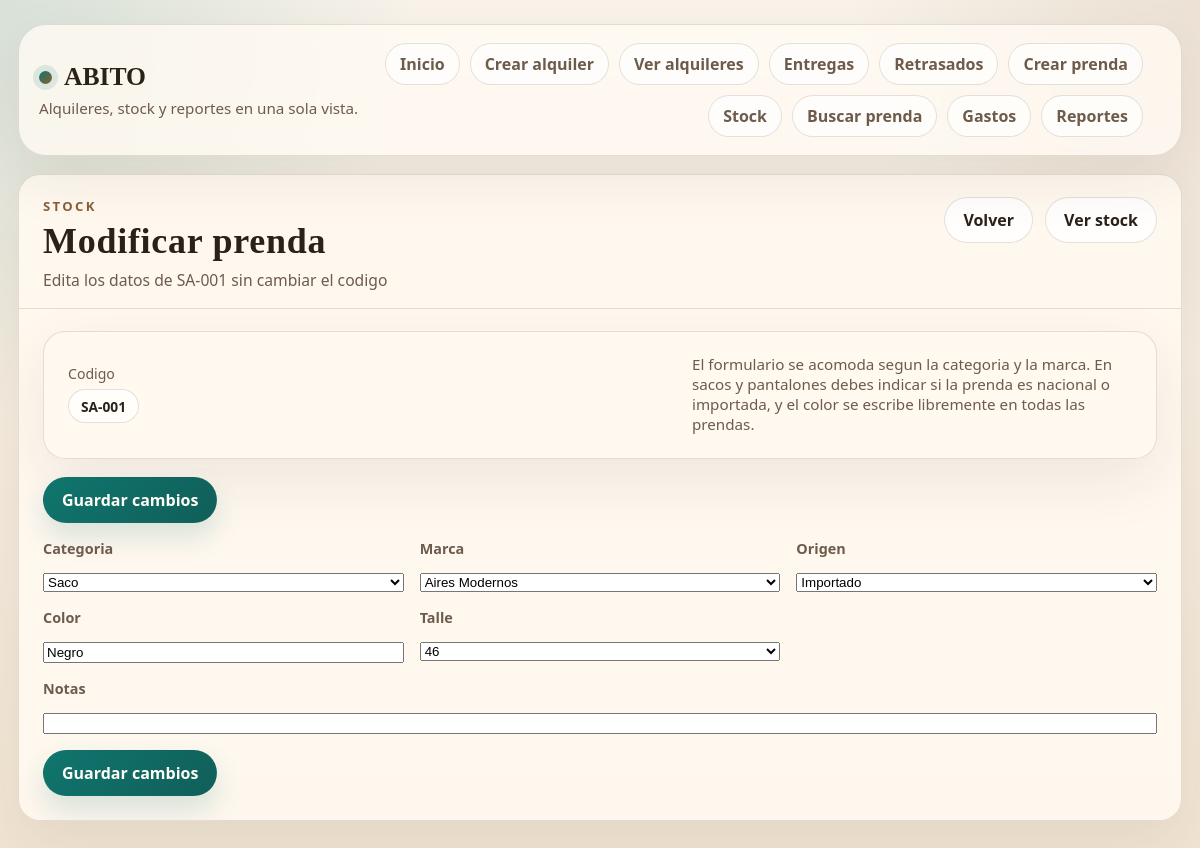
The page /prendas/stock/1/editar/ on the database its author committed.
### prendas/models.py (models this page shows, shortened)
class Prenda(models.Model):
    C_SACO = "SACO"
    C_PANTALON = "PANTALON"
    C_CAMISA = "CAMISA"
    C_CHALECO = "CHALECO"
    C_MONO = "MONO"
    C_CORBATA = "CORBATA"
    C_ZAPATOS = "ZAPATOS"
    C_CINTURON = "CINTURON"
    CATEGORIAS = [
        (C_SACO, "Saco"),
        (C_PANTALON, "Pantalón"),
        (C_CAMISA, "Camisa"),
        (C_CHALECO, "Chaleco"),
        (C_MONO, "Moño"),
        (C_CORBATA, "Corbata"),
        (C_ZAPATOS, "Zapatos"),
        (C_CINTURON, "Cinturón"),
    ]
    E_DISP = "DISPONIBLE"
    E_RES = "RESERVADO"
    E_ENT = "ENTREGADO"
    E_DAN = "DANADA"
    ESTADOS = [
        (E_DISP, "Disponible"),
        (E_RES, "Reservado"),
        (E_ENT, "Entregado"),
        (E_DAN, "Dañada"),
    ]
    O_NAC = "NACIONAL"
    O_IMP = "IMPORTADO"
    ORIGENES = [
        (O_NAC, "Nacional"),
        (O_IMP, "Importado"),
    ]
    codigo = models.CharField(max_length=10, unique=True, db_index=True)
    categoria = models.CharField(max_length=20, choices=CATEGORIAS)
    marca = models.CharField(max_length=40, blank=True, default="")
    color = models.CharField(max_length=40, blank=True, default="")
    talle = models.CharField(max_length=20, blank=True, default="")
    origen = models.CharField(max_length=20, choices=ORIGENES, blank=True, default="")
    estado = models.CharField(max_length=20, choices=ESTADOS, default=E_DISP)
    notas = models.CharField(max_length=200, blank=True, default="")
    creado_en = models.DateTimeField(auto_now_add=True)
    actualizado_en = models.DateTimeField(auto_now=True)
    class Meta:
        indexes = [
            models.Index(fields=["categoria", "estado"]),
            models.Index(fields=["origen"]),
            models.Index(fields=["marca"]),
            models.Index(fields=["color"]),
            models.Index(fields=["talle"]),
        ]

### prendas/views.py (the view)
# urls.py: path("stock/<int:pk>/editar/", views.editar_prenda, name="editar"),
def editar_prenda(request, pk):
    prenda = get_object_or_404(Prenda, pk=pk)
    if request.method == "POST":
        form = PrendaForm(request.POST, instance=prenda)
        if form.is_valid():
            form.save()
            messages.success(request, f"Prenda actualizada: {prenda.codigo}.")
            return redirect("prendas:stock")
        messages.error(request, "Revisa los campos marcados.")
    else:
        form = PrendaForm(instance=prenda)
    ctx = _prenda_form_context(
        form,
        titulo="Modificar prenda",
        subtitulo=f"Edita los datos de {prenda.codigo} sin cambiar el codigo",
        accion_label="Guardar cambios",
        cancel_url="prendas:stock",
        show_generate=False,
        codigo_preview=prenda.codigo,
        prenda=prenda,
    )
    return render(request, "prendas/crear.html", ctx)

### prendas/forms.py (called while the page is built)
def _norm(s: str) -> str:
    return (s or "").strip()

def _unique(seq):
    out = []
    for item in seq:
        if item not in out:
            out.append(item)
    return out

def _choices(options, placeholder, current=""):
    clean_current = _norm(current)
    base = list(options)
    if clean_current and clean_current not in base:
        base = [clean_current] + base
    return [("", placeholder)] + [(opt, opt) for opt in base]

def color_options_for(categoria: str):
    if categoria in {Prenda.C_ZAPATOS, Prenda.C_CINTURON}:
        return COLORES_ZAPATOS
    if categoria == Prenda.C_CHALECO:
        return COLORES_CHALECO
    if categoria in {Prenda.C_SACO, Prenda.C_PANTALON, Prenda.C_CAMISA}:
        return COLORES_TRAJE
    if categoria in {Prenda.C_MONO, Prenda.C_CORBATA}:
        return COLORES_GENERALES
    return []

def requiere_origen(categoria: str, marca: str) -> bool:
    return categoria in {Prenda.C_SACO, Prenda.C_PANTALON}

    def _bound_or_initial(self, name: str) -> str:
        if self.is_bound:
            return _norm(self.data.get(name, ""))
        if self.instance and self.instance.pk:
            return _norm(getattr(self.instance, name, ""))
        return _norm(self.initial.get(name, ""))

### prendas/views.py (called while the page is built)
def _prenda_form_context(form, *, titulo, subtitulo, accion_label, cancel_url, show_generate, codigo_preview=None, prenda=None):
    return {
        "form": form,
        "titulo": titulo,
        "subtitulo": subtitulo,
        "accion_label": accion_label,
        "cancel_url": cancel_url,
        "show_generate": show_generate,
        "codigo_preview": codigo_preview,
        "prenda": prenda,
        "prenda_lookups": _prenda_lookups(),
        "corbata_value": Prenda.C_CORBATA,
    }

### prendas/templates/prendas/crear.html (shortened to what this page needs)
{% extends "base.html" %}
{% block content %}
<section class="ab-card">
  <div class="ab-head">
    <div>
      <p class="ab-kicker">Stock</p>
      <h1 class="ab-title">{{ titulo }}</h1>
      <p class="ab-sub">{{ subtitulo }}</p>
    </div>
    <div class="ab-actions">
      <a class="ab-btn2" href="{% url cancel_url %}">Volver</a>
      <a class="ab-btn2" href="{% url 'prendas:stock' %}">Ver stock</a>
    </div>
  </div>
  <div class="ab-body">
    <div class="ab-card" style="border-radius: 22px; margin-bottom: 18px;">
      <div class="ab-body">
        <div class="ab-row" style="justify-content: space-between;">
          <div>
            <div class="ab-small">Codigo</div>
            <div class="ab-pill" style="margin-top: 6px;">
              {% if codigo_preview %}
                {{ codigo_preview }}
              {% elif prenda %}
                {{ prenda.codigo }}
              {% else %}
                Se genera automaticamente
              {% endif %}
            </div>
          </div>
          <p class="ab-note" style="max-width: 440px;">
            El formulario se acomoda segun la categoria y la marca. En sacos y pantalones debes indicar si la
            prenda es nacional o importada, y el color se escribe libremente en todas las prendas.
          </p>
        </div>
      </div>
    </div>
    <form method="post" id="prendaForm" class="ab-stack">
      <div class="ab-actions">
        {% if show_generate %}
          <button class="ab-btn2" type="submit" name="accion" value="generar">Ver codigo</button>
          <button class="ab-btn" type="submit" name="accion" value="confirmar">{{ accion_label }}</button>
        {% else %}
          <button class="ab-btn" type="submit">{{ accion_label }}</button>
        {% endif %}
      </div>
      <div class="ab-grid">
        <div class="col-4 ab-field">
          <label class="ab-lab" for="{{ form.categoria.id_for_label }}">Categoria</label>
          {{ form.categoria }}
        </div>
        <div class="col-4 ab-field">
          <label class="ab-lab" for="{{ form.marca.id_for_label }}">Marca</label>
          {{ form.marca }}
        </div>
        <div class="col-4 ab-field" id="origenField">
          <label class="ab-lab" for="{{ form.origen.id_for_label }}">Origen</label>
          {{ form.origen }}
        </div>
        <div class="col-4 ab-field">
          <label class="ab-lab" for="{{ form.color.id_for_label }}">Color</label>
          {{ form.color }}
        </div>
        <div class="col-4 ab-field">
          <label class="ab-lab" for="{{ form.talle.id_for_label }}">Talle</label>
          {{ form.talle }}
        </div>
        <div class="col-12 ab-field">
          <label class="ab-lab" for="{{ form.notas.id_for_label }}">Notas</label>
          {{ form.notas }}
        </div>
      </div>
      <div class="ab-actions">
        {% if show_generate %}
          <button class="ab-btn2" type="submit" name="accion" value="generar">Ver codigo</button>
          <button class="ab-btn" type="submit" name="accion" value="confirmar">{{ accion_label }}</button>
        {% else %}
          <button class="ab-btn" type="submit">{{ accion_label }}</button>
        {% endif %}
      </div>
    </form>
  </div>
</section>
{% endblock %}

### static/css/abito.css (style rules this page uses)
:root { --bg: #f6f0e5; --bg-soft: #efe4d2; --paper: rgba(255, 251, 245, 0.88); --card: rgba(255, 249, 240, 0.93); --card-strong: #fffdf8; --ink: #2a2119; --muted: #6d5b4c; --line: rgba(109, 91, 76, 0.18); --line-strong: rgba(109, 91, 76, 0.34); --accent: #0f766e; --accent-strong: #115e59; --accent-soft: rgba(15, 118, 110, 0.12); --secondary: #8b5e34; --secondary-soft: rgba(139, 94, 52, 0.1); --danger: #b42318; --danger-soft: rgba(180, 35, 24, 0.09); --warn: #b77a18; --shadow: 0 22px 60px rgba(57, 41, 24, 0.08); --radius-xl: 28px; --radius-lg: 22px; --radius-md: 16px; --radius-sm: 12px; }
* { box-sizing: border-box; }
html { scroll-behavior: smooth; }
body { margin: 0; min-height: 100vh; color: var(--ink); font-family: "Trebuchet MS", "Segoe UI", sans-serif; background: radial-gradient(circle at top left, rgba(15, 118, 110, 0.14), transparent 28%), radial-gradient(circle at top right, rgba(139, 94, 52, 0.12), transparent 24%), linear-gradient(180deg, #f9f3ea 0%, #f1e4d2 100%); }
a { color: inherit; }
h1, h2, h3, h4 { margin: 0; font-family: Georgia, "Times New Roman", serif; letter-spacing: 0.02em; }
.ab-card { border: 1px solid var(--line); border-radius: var(--radius-lg); background: var(--card); box-shadow: var(--shadow); overflow: hidden; }
.ab-head { display: flex; justify-content: space-between; gap: 18px; align-items: flex-start; padding: 22px 24px 16px; border-bottom: 1px solid var(--line); }
.ab-title { font-size: clamp(1.7rem, 3vw, 2.35rem); line-height: 1.05; }
.ab-sub { margin: 8px 0 0; color: var(--muted); font-size: 0.98rem; line-height: 1.45; }
.ab-kicker { margin: 0 0 8px; color: var(--secondary); font-size: 0.82rem; font-weight: 800; letter-spacing: 0.18em; text-transform: uppercase; }
.ab-body { padding: 22px 24px 24px; }
.ab-row { display: flex; gap: 12px; align-items: center; flex-wrap: wrap; }
.ab-actions { display: flex; gap: 12px; align-items: center; flex-wrap: wrap; }
.ab-stack { display: grid; gap: 16px; }
.ab-note { margin: 0; color: var(--muted); font-size: 0.95rem; }
.ab-pill, .ab-badge { display: inline-flex; align-items: center; gap: 6px; min-height: 34px; padding: 6px 12px; border: 1px solid var(--line); border-radius: 999px; background: rgba(255, 255, 255, 0.72); font-size: 0.86rem; font-weight: 800; }
.ab-grid { display: grid; grid-template-columns: repeat(12, minmax(0, 1fr)); gap: 16px; }
.col-4 { grid-column: span 4; }
.col-12 { grid-column: span 12; }
.ab-lab { display: block; margin-bottom: 7px; color: var(--muted); font-size: 0.9rem; font-weight: 700; }
.ab-field { display: flex; flex-direction: column; gap: 8px; }
.ab-btn, .ab-btn2, .ab-btn-danger { display: inline-flex; align-items: center; justify-content: center; min-height: 46px; padding: 11px 18px; border-radius: 999px; border: 1px solid transparent; font: inherit; font-weight: 800; text-decoration: none; cursor: pointer; transition: transform 180ms ease, box-shadow 180ms ease, border-color 180ms ease, background 180ms ease; }
.ab-btn { background: linear-gradient(135deg, var(--accent), var(--accent-strong)); color: #fffdf8; box-shadow: 0 14px 28px rgba(15, 118, 110, 0.16); }
.ab-btn2 { background: rgba(255, 255, 255, 0.84); color: var(--ink); border-color: var(--line); }
.ab-small { color: var(--muted); font-size: 0.88rem; }

### rows shown on the page
Prenda: codigo "SA-001", categoria "Saco", marca "Aires Modernos", origen "Importado", color "Negro", talle "46"

### other values the page prints
{{ titulo }} "Modificar prenda"
{{ subtitulo }} "Edita los datos de SA-001 sin cambiar el codigo"
{{ accion_label }} "Guardar cambios"
